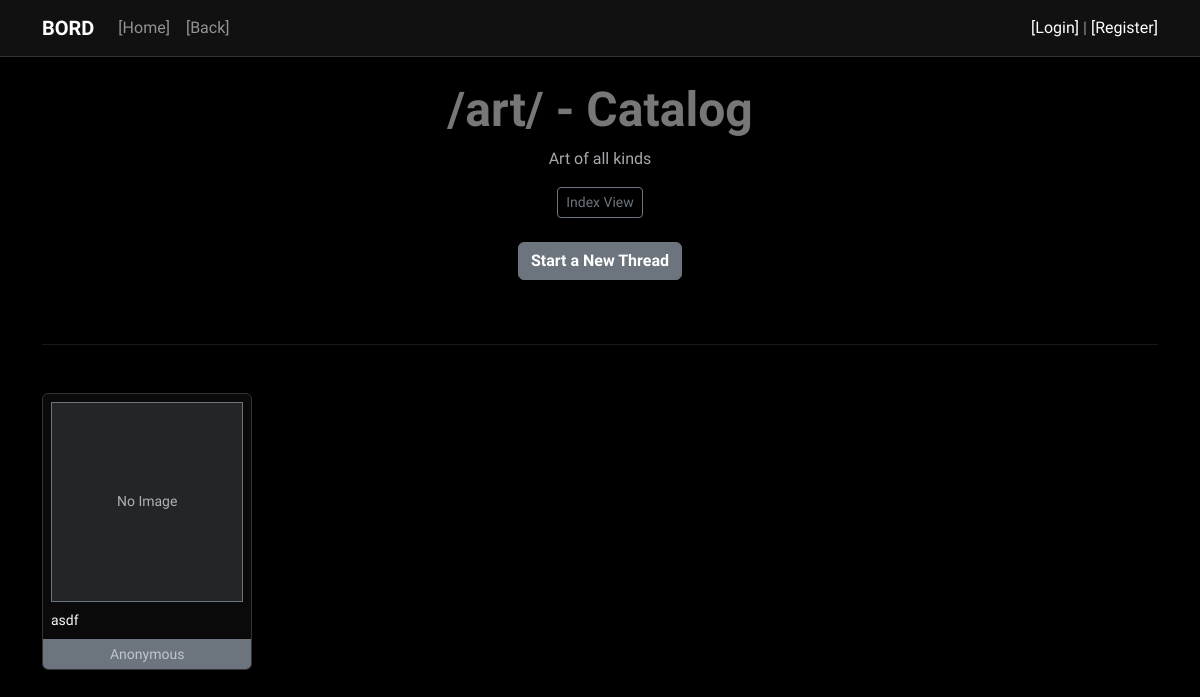
The app's page /art/catalog with its own data.
### tables this page shows
CREATE TABLE `boards` (
  `id` int NOT NULL,
  `shortname` varchar(6) NOT NULL,
  `longname` varchar(64) NOT NULL,
  `categoryid` int NOT NULL
);

CREATE TABLE `posts` (
  `id` int NOT NULL,
  `boardid` int NOT NULL,
  `userid` int DEFAULT NULL,
  `content` text NOT NULL,
  `attachment` varchar(16) DEFAULT NULL,
  `timestamp` datetime NOT NULL,
  `parentid` int DEFAULT NULL,
  `bumptimestamp` datetime DEFAULT NULL
);

### app/core/Model.php (called while the page is built, shortened)
<?php
abstract class Model {
    protected PDO $db;
    public function __construct(PDO $db) {
        $this->db = $db;
    }
    protected function query(string $sql, array $params = []): PDOStatement {
        $stmt = $this->db->prepare($sql);
        $stmt->execute($params);
        return $stmt;
    }
    protected function fetchAll(string $sql, array $params = []): array {
        $stmt = $this->query($sql, $params);
        return $stmt->fetchAll(PDO::FETCH_ASSOC);
    }
    protected function fetch(string $sql, array $params = []): array | false {
        $stmt = $this->query($sql, $params);
        return $stmt->fetch(PDO::FETCH_ASSOC);
    }
}

### app/models/PostModel.php (called while the page is built, shortened)
<?php
require_once __DIR__ . '/../core/Model.php';
class PostModel extends Model {
    public function getPostsByBoardId(int $boardid, int $limit = 10, int $offset = 0) : array {
        $limit = (int)$limit;
        $offset = (int)$offset;
        return $this->fetchAll("
            SELECT posts.*, users.username
            FROM posts
            LEFT JOIN users ON posts.userid = users.id
            WHERE posts.boardid = :boardid AND posts.parentid IS NULL
            ORDER BY posts.bumptimestamp DESC
            LIMIT $limit OFFSET $offset
        ", [
            'boardid' => $boardid
        ]);
    }
}
?>

### index.php (called while the page is built, shortened)
<?php
$config = require __DIR__ .'/config/database.php';
require_once __DIR__ .'/app/core/Database.php';
require_once __DIR__ .'/app/core/Router.php';
require_once __DIR__ .'/app/controllers/BoardController.php';
$db = new Database($config['dsn'], $config['user'], $config['password']);
try {
    $conn = $db->connect();
} catch (PDOException $e) {
    echo "Connection failed: " . $e->getMessage();
}
$router = new Router($conn);
$router->addRoute('GET', '/', 'BoardController', 'index');
$router->addRoute('GET', '/register', 'AuthController', 'showRegister');
$router->addRoute('POST', '/register', 'AuthController', 'processRegister');
$router->addRoute('GET', '/login', 'AuthController', 'showLogin');
$router->addRoute('POST', '/login', 'AuthController', 'processLogin');
$router->addRoute('GET', '/logout', 'AuthController', 'logout');
$router->addRoute('GET', '/profile', 'ProfileController', 'showProfile');
$router->addRoute('POST', '/profile/update', 'ProfileController', 'updateProfile');
$router->addRoute('GET', '/user/{username}', 'ProfileController', 'showUser');
$router->addRoute('GET', '/{shortname}', 'BoardController', 'showBoard');
$router->addRoute('GET', '/{shortname}/page/{page}', 'BoardController', 'showBoard');
$router->addRoute('GET', '/{shortname}/catalog', 'BoardController', 'showCatalog');
$router->addRoute('POST', '/{shortname}/submit', 'BoardController', 'submitThread');
$router->addRoute('GET', '/{shortname}/thread/{id}', 'BoardController', 'showThread');
$router->addRoute('POST', '/{shortname}/thread/{id}/reply', 'BoardController', 'submitReply');
$router->dispatch($_SERVER['REQUEST_METHOD'], $_SERVER['REQUEST_URI']);
?>

### app/models/BoardModel.php (called while the page is built, shortened)
<?php
require_once __DIR__ . '/../core/Model.php';
class BoardModel extends Model {
    public function getBoardByShort(string $shortname) : array | false {
        return $this->fetch('SELECT * FROM boards WHERE shortname = :shortname', [
            'shortname' => $shortname
        ]);
    }
}

### app/core/Controller.php (called while the page is built, shortened)
<?php
abstract class Controller {
    protected function render(string $view, array $data = []): void {
        extract($data);
        require __DIR__ . '/../views/' . $view . '.php';
    }
}
?>

### app/views/catalog.php (the view, shortened to what this page needs)
<?php
require __DIR__ . '/header.php';
?>
<div class="row align-items-center mb-4">
    <div class="col text-center">
        <h1 class="display-5 text-danger fw-bold">/<?php echo htmlspecialchars($board['shortname']); ?>/ - Catalog</h1>
        <p class="text-muted"><?php echo htmlspecialchars($board['longname']); ?></p>
        <div class="mt-3">
            <a href="/<?php echo htmlspecialchars($board['shortname']); ?>/" class="btn btn-outline-secondary btn-sm">Index View</a>
        </div>
    </div>
</div>
<div class="row justify-content-center mb-5">
    <div class="col-md-8 col-lg-6">
        <div class="text-center mb-3">
            <button class="btn btn-secondary fw-bold border-secondary" type="button" data-bs-toggle="collapse" data-bs-target="#newThreadForm" aria-expanded="false" aria-controls="newThreadForm">
                Start a New Thread
            </button>
        </div>
    </div>
</div>
<hr class="border-secondary opacity-50 mb-5">
<?php if (empty($posts)): ?>
    <div class="alert alert-secondary text-center" role="alert">
        There are no threads on this board yet.
    </div>
<?php else: ?>
    <div class="row row-cols-2 row-cols-sm-3 row-cols-md-4 row-cols-lg-5 g-3 mb-5">
        <?php foreach ($posts as $thread): ?>
            <div class="col">
                <div class="card h-100 shadow-sm border-secondary bg-dark-subtle text-center">
                    <a href="/<?php echo $board['shortname']; ?>/thread/<?php echo $thread['id']; ?>" class="text-decoration-none text-light d-flex flex-column h-100">
                        <div class="card-body p-2 d-flex flex-column align-items-center justify-content-start">
                            <?php if ($thread['attachment']): ?>
                                <img src="/public/uploads/<?php echo htmlspecialchars($thread['attachment']); ?>" class="img-fluid mb-2 border border-secondary" style="max-height: 250px; object-fit: contain;" alt="Attachment">
                            <?php else: ?>
                                <div class="bg-secondary bg-opacity-25 border border-secondary d-flex align-items-center justify-content-center mb-2" style="width: 100%; height: 200px;">
                                    <span class="text-muted small">No Image</span>
                                </div>
                            <?php endif; ?>
                            <div class="small w-100 overflow-hidden text-start" style="max-height: 4.5em;">
                                <?php echo $thread['parsed_content']; ?>
                            </div>
                        </div>
                        <div class="card-footer bg-secondary p-1 border-top border-secondary text-muted small">
                            <?php echo htmlspecialchars($thread['username'] ?? 'Anonymous'); ?>
                        </div>
                    </a>
                </div>
            </div>
        <?php endforeach; ?>
    </div>
<?php endif; ?>
<?php require __DIR__ . '/footer.php'; ?>

### app/core/Router.php (shortened to what this page needs)
<?php
class Router {
    private array $routes = [];
    private PDO $db;
    public function __construct(PDO $db) {
        $this->db = $db;
    }
    public function addRoute(string $method, string $path, string $controller, string $action): void {
        $pattern = preg_replace('/\{([a-zA-Z0-9_]+)\}/', '(?P<\1>[a-zA-Z0-9_-]+)', $path);
        $pattern = '#^' . rtrim($pattern, '/') . '/?$#';
        $this->routes[$method][$pattern] = [
            'controller' => $controller,
            'action' => $action
        ];
    }
    public function dispatch(string $method, string $path): void {
        if ($path !== '/') {
            $path = rtrim($path, '/');
        }
        foreach ($this->routes[$method] as $pattern => $route) {
            if (preg_match($pattern, $path, $matches)) {
                $controller = new $route['controller']($this->db);
                $params = array_filter($matches, 'is_string', ARRAY_FILTER_USE_KEY);
                $controller->{$route['action']}(...array_values($params));
                return;
            }
        }
    }
}
?>

### app/controllers/BoardController.php (shortened to what this page needs)
<?php
require_once __DIR__ . '/../core/Controller.php';
require_once __DIR__ . '/../models/BoardModel.php';
require_once __DIR__ . '/../models/PostModel.php';
class BoardController extends Controller {
    private BoardModel $BoardModel;
    private PostModel $PostModel;
    public function __construct(PDO $db) {
        $this->BoardModel = new BoardModel($db);
        $this->PostModel = new PostModel($db);
    }
    private function parseContent(string $content) : string {
        $escaped = htmlspecialchars($content);
        $escaped = preg_replace('/&gt;&gt;([0-9]+)/', '<a href="#post-$1" class="text-info text-decoration-none fw-bold" onclick="addReply(event, \'$1\')">&gt;&gt;$1</a>', $escaped);
        $escaped = preg_replace('/^(\s*&gt;(?!&gt;).*?)\r?$/m', '<span class="greentext">$1</span>', $escaped);
        return nl2br($escaped);
    }
    public function showCatalog(string $shortname) : void {
        $board = $this->BoardModel->getBoardByShort($shortname);
        $posts = $this->PostModel->getPostsByBoardId($board['id'], 100, 0);
        $this->render('catalog', [
            'board' => $board,
            'posts' => $posts
        ]);
    }
}
?>

### app/views/header.php (shortened to what this page needs)
<!DOCTYPE html>
<html lang="en" data-bs-theme="dark">
<head>
    <link href="https://cdn.jsdelivr.net/npm/bootstrap@5.3.3/dist/css/bootstrap.min.css" rel="stylesheet">
</head>
<body class="bg-dark text-light">
<nav class="navbar navbar-expand-lg navbar-dark bg-dark border-bottom border-secondary mb-4 shadow-sm">
    <div class="container">
        <a class="navbar-brand fw-bold" href="/">BORD</a>
        <div class="collapse navbar-collapse" id="navbarText">
            <ul class="navbar-nav me-auto mb-2 mb-lg-0">
                <li class="nav-item">
                    <a class="nav-link" href="/">[Home]</a>
                </li>
                <li class="nav-item">
                    <a class="nav-link" href="javascript:history.back()">[Back]</a>
                </li>
            </ul>
            <span class="navbar-text">
                <?php if (isset($_SESSION['userid'])): ?>
                    Welcome, <strong class="text-white"><?php echo htmlspecialchars($_SESSION['username']); ?></strong> |
                    <a href="/profile" class="text-decoration-none text-info fw-bold">[Profile]</a> |
                    <a href="/logout" class="text-decoration-none text-danger fw-bold">[Logout]</a>
                <?php else: ?>
                    <a href="/login" class="text-decoration-none">[Login]</a> |
                    <a href="/register" class="text-decoration-none">[Register]</a>
                <?php endif; ?>
            </span>
        </div>
    </div>
</nav>
<main class="container">

### app/views/header.php (style rules this page uses)
body, .bg-dark { background-color: #000000 !important; color: #E0E0E0 !important; font-family: "Geist", sans-serif !important; }
.card, .bg-dark-subtle { background-color: #0A0A0A !important; border-color: #333333 !important; }
.navbar, .card-header { background-color: #111111 !important; border-color: #333333 !important; }
a { color: #A0A0A0; text-decoration: none; transition: color 0.2s ease; }
.text-danger { color: #777777 !important; }
hr.border-secondary { border-color: #333333 !important; }

### records on screen
boards: shortname "art", longname "Art of all kinds", posts.content "asdf"
posts: shows "No Image", username "Anonymous"
